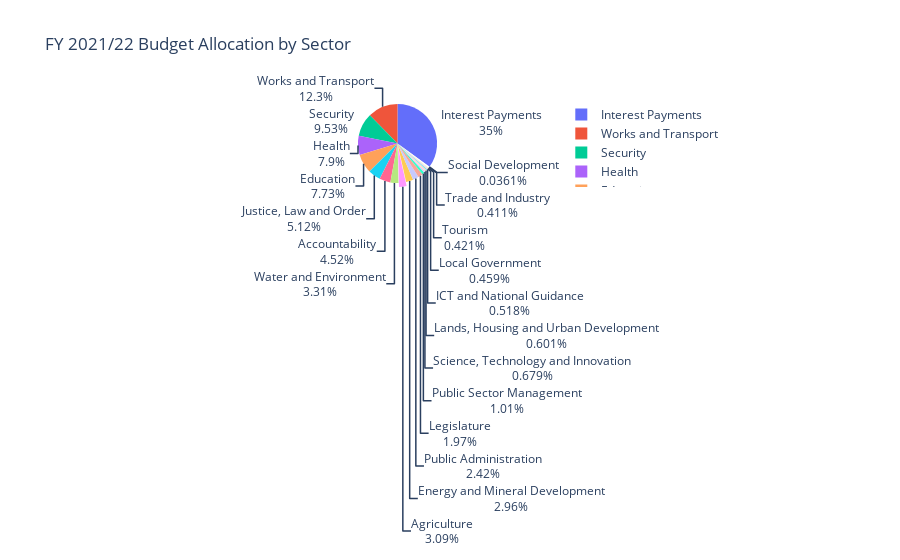

Here is the notebook cell this chart was saved with:
### Code cell
# Replace '2021-06-01' with the correct FinancialYear value from df_2021['FinancialYear'].unique()
df_2122 = df_2021[df_2021['FinancialYear'] == '2021-2022']  # Adjust as needed
if not df_2122.empty:
    fig = px.pie(df_2122, values='Approved Budget', names='Sector', 
                 title='FY 2021/22 Budget Allocation by Sector',
                 labels={'Approved Budget': 'Allocation (UGX)'},
                 hover_data=['Approved Budget'])
    fig.update_traces(textinfo='percent+label', pull=[0.1, 0, 0, 0, 0])
    fig.write_html('/workspaces/uganda-budget-analysis/sector_pie.html')
    fig.show()
else:
    print("No data for FY 2021/22. Available FinancialYear values:", df_2021['FinancialYear'].unique())

### Figure 1 — Plotly figure (JSON) as saved in the notebook; plotly's stock layout.template omitted (floating-point values rounded to 4 significant figures; data arrays with more than 128 entries replaced by an {"elided": "..."} marker saying what was removed)
{"data": [{"customdata": {"elided": "21983x1 float values"}, "domain": {"x": [0, 1], "y": [0, 1]}, "hovertemplate": "Sector=%{label}<br>Allocation (UGX)=%{customdata[0]}<extra></extra>", "labels": {"elided": "21983 str values"}, "legendgroup": "", "name": "", "pull": [0.1, 0, 0, 0, 0], "showlegend": true, "textinfo": "percent+label", "type": "pie", "values": {"elided": "21983 float values"}}], "layout": {"legend": {"tracegroupgap": 0}, "title": {"text": "FY 2021/22 Budget Allocation by Sector"}}}
